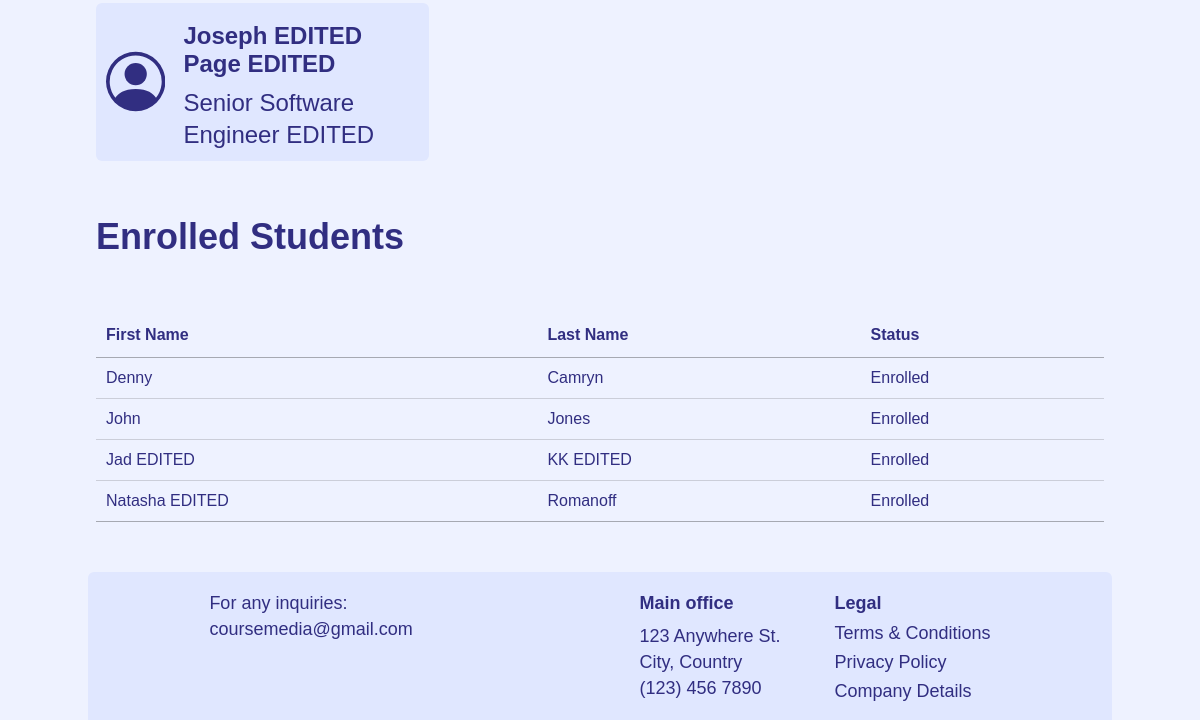
The page /courses/118 (signed in, lower part) on the database as committed earlier.
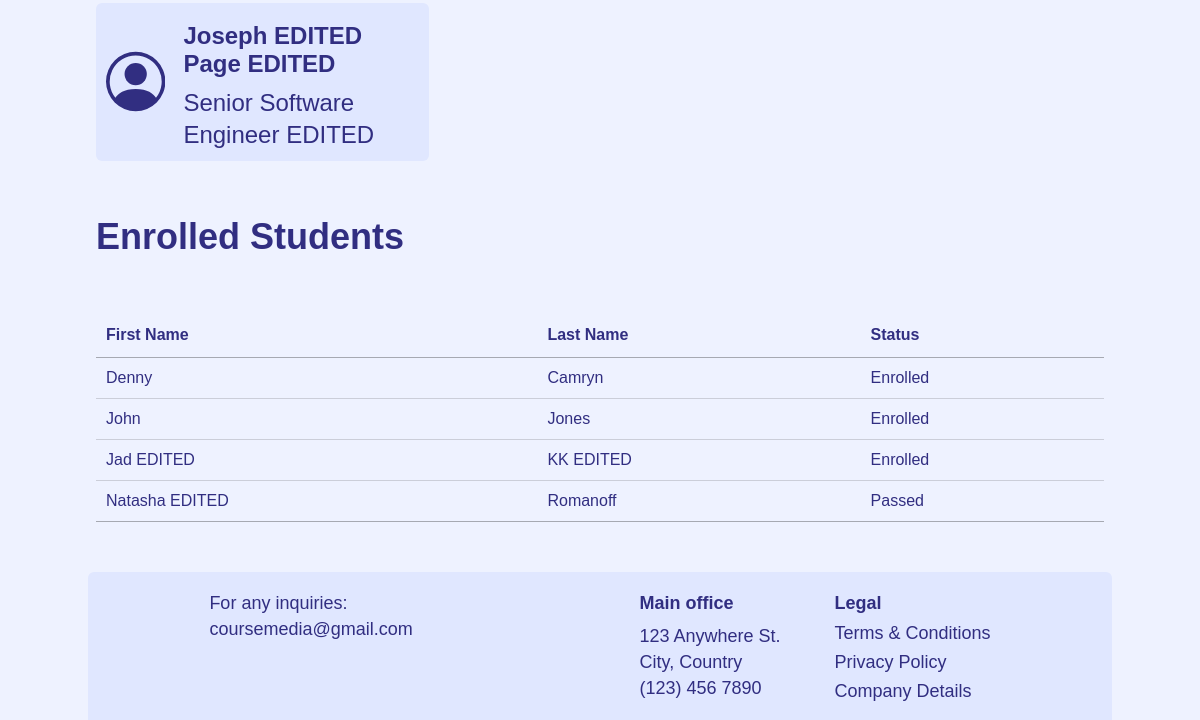
The same page on the database as committed later.
### courses_platform/models.py (models this page shows)
class User(AbstractUser):
    REQUIRED_FIELDS = ["role", "about"]
    STUDENT = 1
    INSTRUCTOR = 2
    ROLE_CHOICES = [
        (STUDENT, "Student"),
        (INSTRUCTOR, "Instructor")
    ]
    role = models.PositiveSmallIntegerField(choices=ROLE_CHOICES)
    instructor_title = models.CharField(max_length=120, null=True, blank=True, validators=[
                                        MinLengthValidator(10), MaxLengthValidator(120)])
    about = models.TextField(max_length=950, validators=[
                             MinLengthValidator(40), MaxLengthValidator(950)])
    enrolled_courses = models.ManyToManyField(
        "Course", blank=True, related_name="enrolled_students")

### courses_platform/views.py (the view)
# urls.py: path("courses/<int:course_id>", views.course_page, name="course_page"),
def course_page(request, course_id):
    try:
        course = Course.objects.get(id=course_id)
    except Course.DoesNotExist:
        messages.error(request, "Invalid course id")
        return HttpResponseRedirect(reverse("index"))
    enrolled_students = course.enrolled_students.order_by("last_name")
    same_category_courses = Course.objects.filter(
        category=course.category).exclude(id=course.id)[:3]
    return render(request, "courses_platform/course_page.html", {
        "course": course,
        "enrolled_students": enrolled_students,
        "same_category_courses": same_category_courses
    })

### courses_platform/templates/courses_platform/course_page.html (shortened to what this page needs)
{% extends "courses_platform/layout.html" %}
{% load static %}
{% block link %}
    <link href="{% static 'courses_platform/components/course-cards.css' %}" rel="stylesheet">
    <link href="{% static 'courses_platform/pages/course_page.css' %}" rel="stylesheet">
    <link rel="stylesheet" href="https://cdn.datatables.net/1.13.4/css/jquery.dataTables.css" />
{% endblock %}
{% block body %}
    <div class="my-container course__container">
        <section>
            <a href="{% url 'user_profile' course.instructor.id %}" class="course-card__card-anchor">
                <div class="course-card__card course__intruct-card">
                    <svg class="course__icon" xmlns="http://www.w3.org/2000/svg" fill="currentColor" viewBox="0 0 16 16">
                        <path d="M11 6a3 3 0 1 1-6 0 3 3 0 0 1 6 0z"/>
                        <path fill-rule="evenodd" d="M0 8a8 8 0 1 1 16 0A8 8 0 0 1 0 8zm8-7a7 7 0 0 0-5.468 11.37C3.242 11.226 4.805 10 8 10s4.757 1.225 5.468 2.37A7 7 0 0 0 8 1z"/>
                    </svg>
                    <div class="course__instr-info">
                        <div class="course-card__card-title course__instr-name">{{ course.instructor.first_name }} {{ course.instructor.last_name }}</div>
                        <div class="course__instr-title">{{ course.instructor.instructor_title }}</div>
                    </div>
                </div>
            </a>
        </section>
        {% if user.is_authenticated and course.instructor == user %}
        <section>
            <h2 class="course__h2 course__h2-enrolled-students">Enrolled Students</h2>
            {% if enrolled_students.count == 0 %}
            <p class="course__p">There are no enrolled students yet.</p>
            {% else %}
            <table id="myTable" class="display">
                <thead>
                    <tr>
                        <th>First Name</th>
                        <th>Last Name</th>
                        <th>Status</th>
                    </tr>
                </thead>
                <tbody>
                    {% for student in enrolled_students %}
                    <tr>
                        <td>{{ student.first_name }}</td>
                        <td>{{ student.last_name }}</td>
                        {% if student in course.passers.all %}
                            <td>Passed</td>
                        {% else %}
                            <td>Enrolled</td>
                        {% endif %}
                    </tr>
                    {% endfor %}
                </tbody>
            </table>
            {% endif %}
        </section>
        {% endif %}
    </div>
{% endblock %}

Rows that differ between the two databases and show on the page:
changed User "Natasha EDITED": text "Enrolled" → "Passed"
